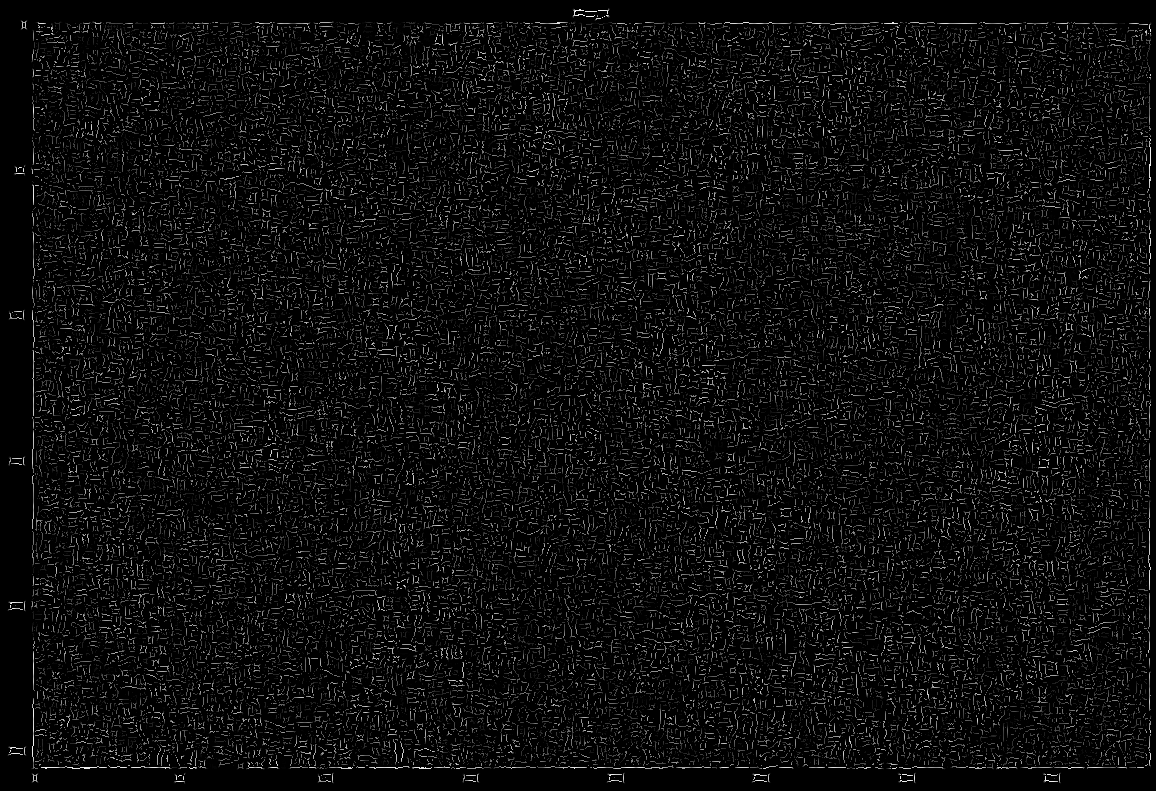
#> input picture ComputerVision/labs/5/saved_image.png, 1156 x 791 px, given in place of the camera
$ python week14.py
#> lines starting #> are read from the running program, lines starting #| are printed output that depends on the picture
import cv2
import numpy as np

cyan = (255, 255, 0)
green = (0, 255, 0)


def shi_tomasi(gray):
    gray = np.float64(gray)

    # sobel filters find the x and y edges.
    sobel_x = np.array([[-1, 0, 1],
                        [-2, 0, 2],
                        [-1, 0, 1]], dtype=np.float64)
    sobel_y = np.array([[-1, -2, -1],
                        [0, 0, 0],
                        [1, 2, 1]], dtype=np.float64)

    ix = cv2.filter2D(gray, -1, sobel_x)
    iy = cv2.filter2D(gray, -1, sobel_y)

    xx = cv2.blur(ix * ix, (5, 5))
    yy = cv2.blur(iy * iy, (5, 5))
    xy = cv2.blur(ix * iy, (5, 5))

    # shi-tomasi uses the smaller eigenvalue as the corner score.
    trace = xx + yy
    det = xx * yy - xy * xy
    score = trace / 2 - np.sqrt(np.maximum((trace / 2) ** 2 - det, 0))
    return score


def find_points(scores, mask):
    # only keep corner scores inside the hand mask.
    scores = scores * (mask.astype(np.float64) / 255)
    max_score = scores.max()

    if max_score <= 0:
        return []

    y_list, x_list = np.where(scores > max_score * 0.006)
    points = list(zip(x_list, y_list, scores[y_list, x_list]))
    points.sort(key=lambda p: p[2], reverse=True)

    picked = []
    for x, y, score in points:
        keep_point = True
        for old_x, old_y, _ in picked:
            if abs(x - old_x) < 9 and abs(y - old_y) < 9:
                keep_point = False
                break

        if keep_point:
            picked.append((x, y, score))

        if len(picked) == 140:
            break

    return picked


def make_skin_mask(img):
    # these color ranges help separate ur hand hand from the bg.
    ycrcb = cv2.cvtColor(img, cv2.COLOR_BGR2YCrCb)
    ycrcb_mask = cv2.inRange(ycrcb,
                             np.array([35, 140, 75]),
                             np.array([255, 178, 132]))

    hsv = cv2.cvtColor(img, cv2.COLOR_BGR2HSV)
    hsv_mask = cv2.inRange(hsv,
                           np.array([0, 35, 70]),
                           np.array([24, 210, 255]))

    b, g, r = cv2.split(img)
    high = np.maximum.reduce([r, g, b])
    low = np.minimum.reduce([r, g, b])

    rgb_mask = (
        (r > 85) &
        (g > 55) &
        (b > 35) &
        (high - low > 20) &
        (np.abs(r.astype(np.int16) - g.astype(np.int16)) > 8) &
        (r > g) &
        (r > b)
    ).astype(np.uint8) * 255

    mask = ycrcb_mask & hsv_mask & rgb_mask
    kernel = np.ones((5, 5), np.uint8)
    mask = cv2.morphologyEx(mask, cv2.MORPH_OPEN, kernel)
    mask = cv2.morphologyEx(mask, cv2.MORPH_CLOSE, kernel, iterations=3)
    mask = cv2.GaussianBlur(mask, (5, 5), 0)
    mask = cv2.threshold(mask, 90, 255, cv2.THRESH_BINARY)[1]

    contours = cv2.findContours(mask, cv2.RETR_EXTERNAL, cv2.CHAIN_APPROX_SIMPLE)[0]
    h, w = mask.shape
    middle = np.array([w * 0.5, h * 0.52])

    best_contour = None
    best_score = -999999

    # pick the contour that looks most like a hand in the middle of the box...
    for contour in contours:
        area = cv2.contourArea(contour)
        if area < h * w * 0.01 or area > h * w * 0.45:
            continue

        x, y, bw, bh = cv2.boundingRect(contour)
        if bw * bh > h * w * 0.38:
            continue

        ratio = bw / float(bh)
        if ratio < 0.30 or ratio > 1.25:
            continue

        m = cv2.moments(contour)
        if m["m00"] == 0:
            continue

        cx = m["m10"] / m["m00"]
        cy = m["m01"] / m["m00"]
        score = area - np.linalg.norm(np.array([cx, cy]) - middle) * 120

        if score > best_score:
            best_score = score
            best_contour = contour

    hand = np.zeros_like(mask)
    if best_contour is not None:
        cv2.drawContours(hand, [best_contour], -1, 255, -1)
        hand = cv2.morphologyEx(hand, cv2.MORPH_CLOSE, kernel, iterations=2)
        hand = cv2.dilate(hand, kernel)

    return hand


def draw_box(img, x1, y1, x2, y2):
    cv2.rectangle(img, (x1, y1), (x2, y2), cyan, 4)
    cv2.putText(img, "Place palm here", (x1, max(42, y1 - 18)),
                cv2.FONT_HERSHEY_SIMPLEX, 1.25, cyan, 3, cv2.LINE_AA)

    for x, y in [(x1, y1), (x2, y1), (x1, y2), (x2, y2)]:
        cv2.rectangle(img, (x - 6, y - 6), (x + 6, y + 6), green, -1)


cap = cv2.VideoCapture(0)

if not cap.isOpened():
    print("can't own web cam")
else:
    print("place ur palm in the box")
    print("press esc or q to QUIT!!")

while cap.isOpened():
    worked, frame = cap.read()
#> frame is the input picture: shape (791, 1156, 3); min 0, max 255, mean 13.6
    if not worked:
        break

    # mirror the camera so it feels like looking in a mirror.
    frame = cv2.flip(frame, 1)
    height, width = frame.shape[:2]
#> height = 791; width = 1156

    margin = max(20, int(width * 0.035))
#> margin = 40
    x1 = margin
#> x1 = 40
    y1 = max(60, int(height * 0.10))
#> y1 = 79
    x2 = width - margin
#> x2 = 1116
    y2 = height - margin
#> y2 = 751

    roi = frame[y1:y2, x1:x2]
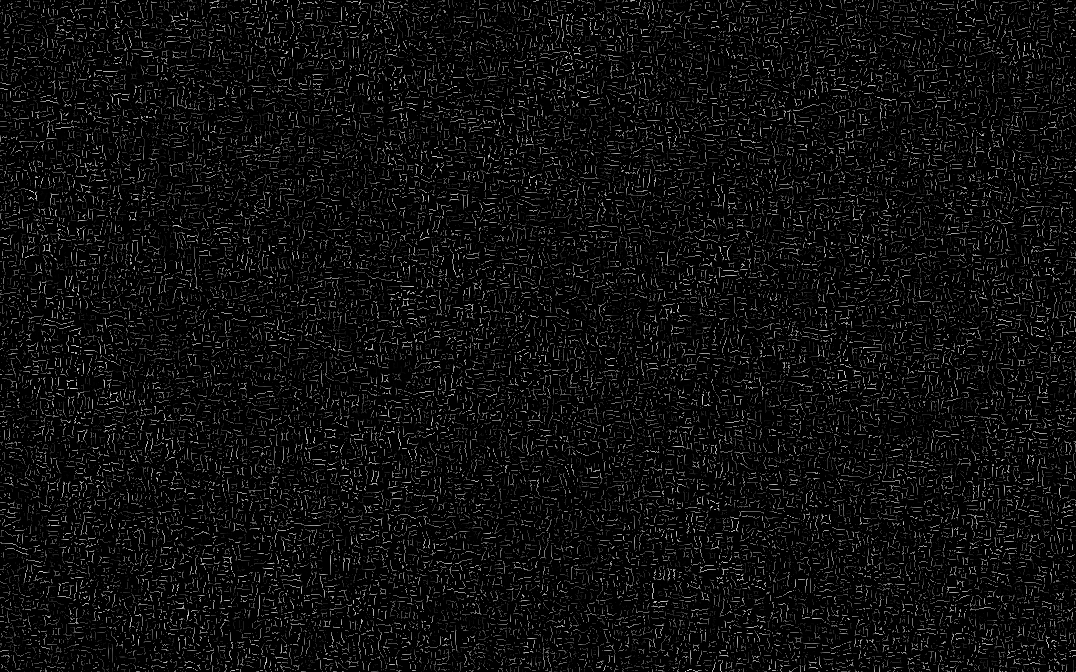
#> roi: shape (672, 1076, 3); min 0, max 219, mean 14.3
    gray = cv2.cvtColor(roi, cv2.COLOR_BGR2GRAY)
    gray = cv2.GaussianBlur(gray, (5, 5), 1)

    mask = make_skin_mask(roi)
#> in make_skin_mask, `ycrcb = cv2.cvtColor(img, cv2.COLOR_BGR2YCrCb)`: ycrcb: shape (672, 1076, 3); mean of channels 0, 1, 2 14.3, 128, 128
#> in make_skin_mask, `ycrcb_mask = cv2.inRange(ycrcb, np.array([35, 140, 75]), np.array([255..`: ycrcb_mask: shape (672, 1076); every value is 0
#> in make_skin_mask, `hsv = cv2.cvtColor(img, cv2.COLOR_BGR2HSV)`: hsv: shape (672, 1076, 3); mean H, S, V 0, 0, 14.3
#> in make_skin_mask, `contours = cv2.findContours(mask, cv2.RETR_EXTERNAL, cv2.CHAIN_APPROX_..`: contours = []
#> after the loop in make_skin_mask, `for contour in contours:`: best_score = -999999
    small_kernel = np.ones((3, 3), np.uint8)
    edges = cv2.morphologyEx(mask, cv2.MORPH_GRADIENT, small_kernel)
    inside = cv2.erode(mask, small_kernel, iterations=2)
    point_mask = cv2.bitwise_or(inside, edges)

    points = find_points(shi_tomasi(gray), point_mask)
#> in shi_tomasi, `iy = cv2.filter2D(gray, -1, sobel_y)`:
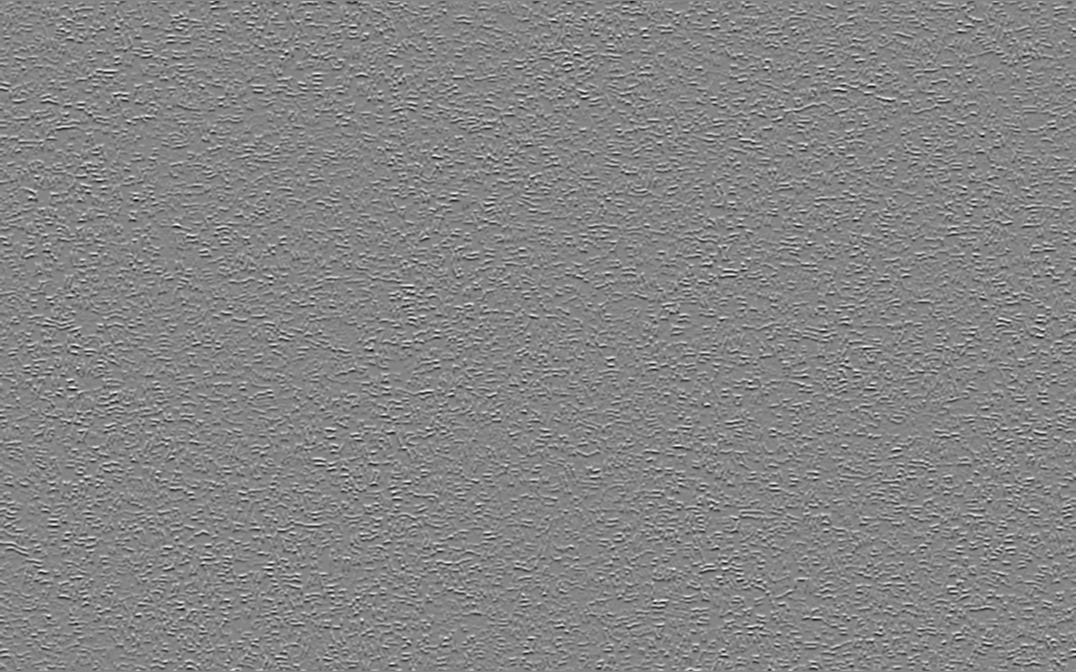
#> iy: shape (672, 1076) float64; min -337, max 309, mean 0; drawn with min black and max white
#> in shi_tomasi, `xy = cv2.blur(ix * iy, (5, 5))`:
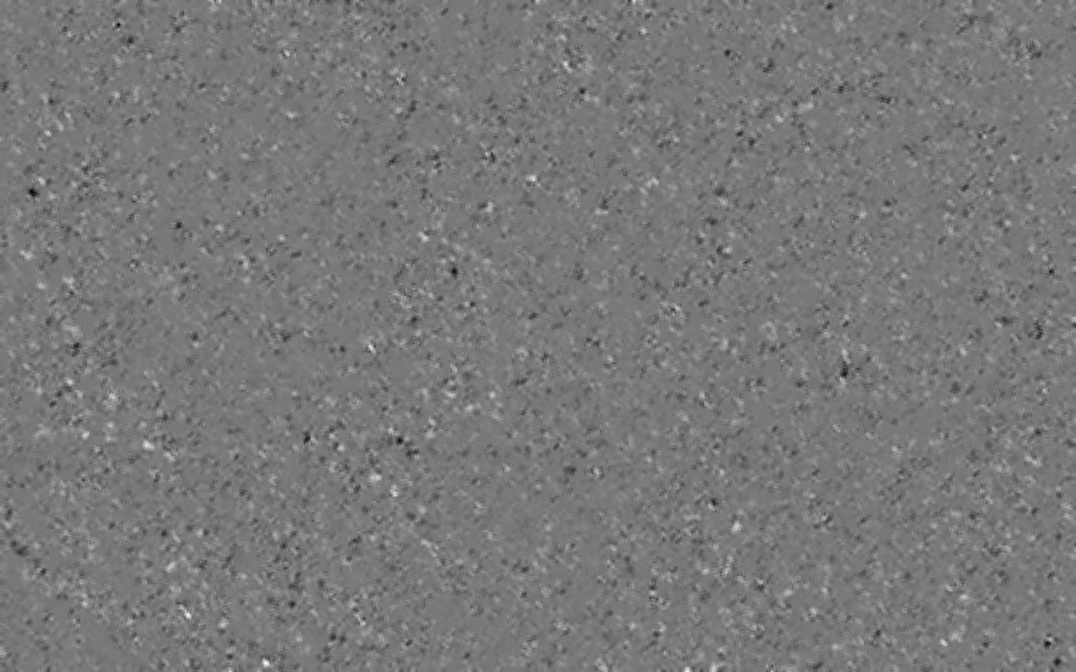
#> xy: shape (672, 1076) float64; min -9971.2, max 11078.8, mean 3.8; drawn with min black and max white
#> in shi_tomasi, `score = trace / 2 - np.sqrt(np.maximum((trace / 2) ** 2 - det, 0))`:
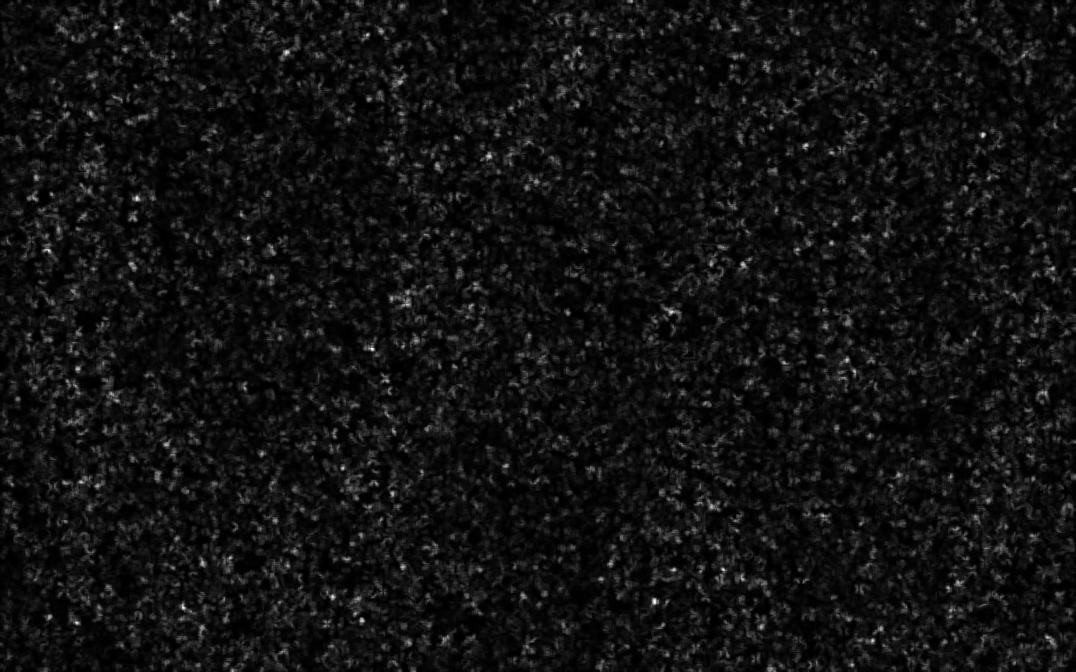
#> score: shape (672, 1076) float64; min 0.0115, max 19078.8, mean 1347.2; drawn with min black and max white
#> in find_points, `scores = scores * (mask.astype(np.float64) / 255)`: scores: shape (672, 1076) float64; every value is 0
#> in find_points, `max_score = scores.max()`: max_score = 0
#> points = []

    draw_box(frame, x1, y1, x2, y2)
#> in draw_box, `cv2.putText(img, "Place palm here", (x1, max(42, y1 - 18)), cv2.FONT_H..`: img: shape (791, 1156, 3); mean B, G, R 19.1, 19.1, 13.2
#> after the loop in draw_box, `for x, y in [(x1, y1), (x2, y1), (x1, y2), (x2, y2)]:`:
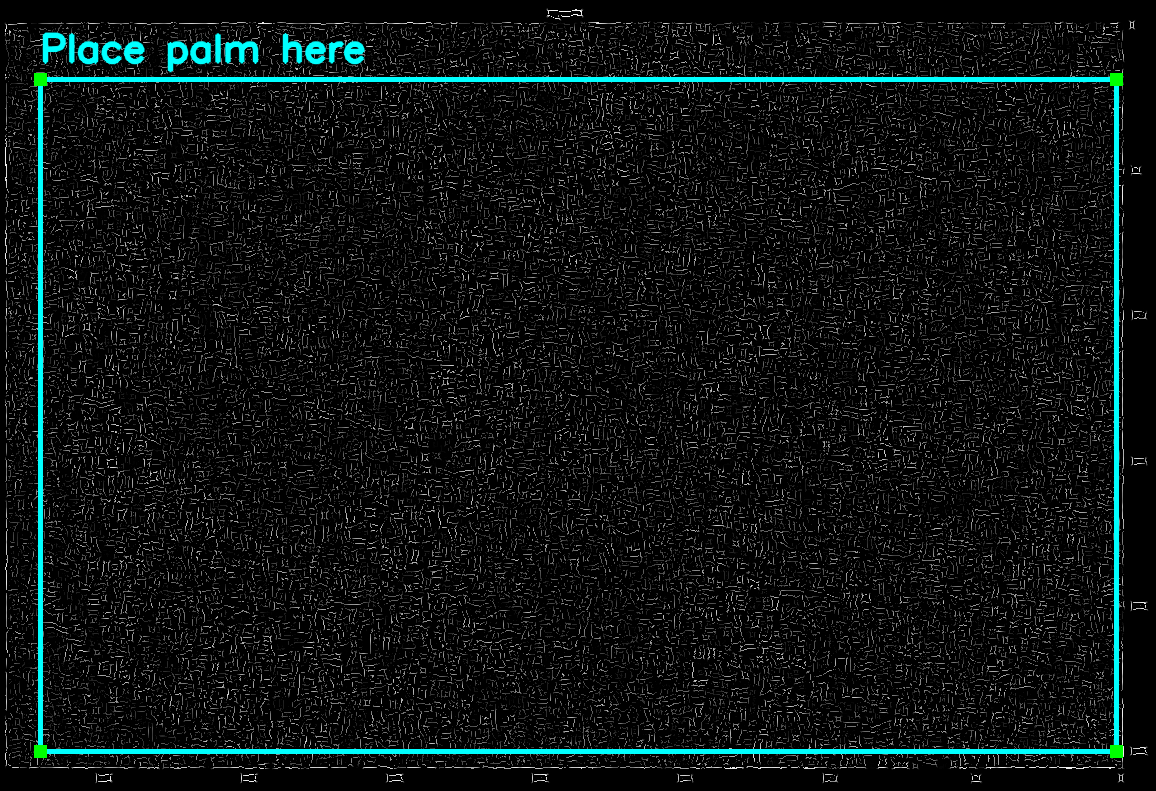
#> img: shape (791, 1156, 3); mean B, G, R 19.1, 19.3, 13.2

    for x, y, score in points:
        cv2.drawMarker(frame, (x + x1, y + y1), green, cv2.MARKER_STAR, 13, 3, cv2.LINE_AA)
        cv2.circle(frame, (x + x1, y + y1), 4, green, -1, cv2.LINE_AA)
#> this loop made 0 passes

    cv2.imshow("Shi-Tomasi Palm Feature Detection", frame)

    key = cv2.waitKey(1) & 0xFF
#> (key q is pressed here)
    if key == 27 or key == ord("q"):
        break

cap.release()
cv2.destroyAllWindows()
